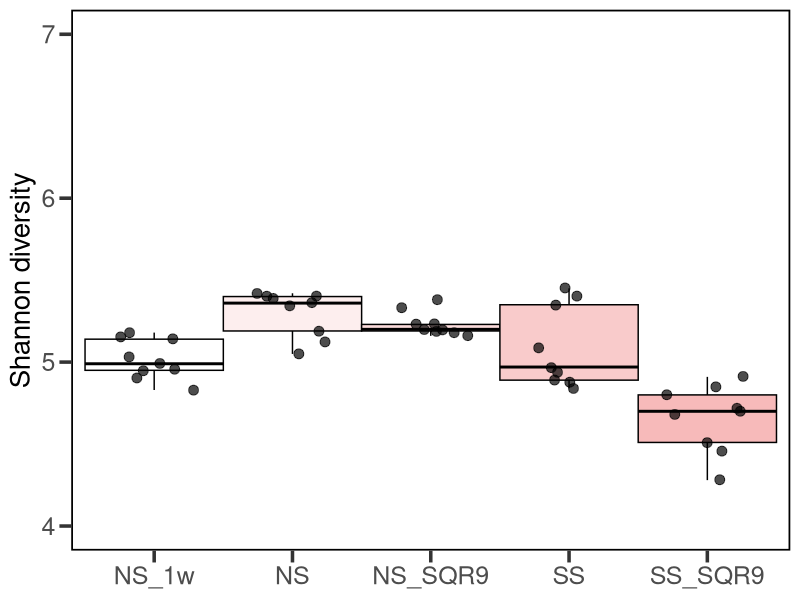

Write the R code that produced this figure.
# === Load required packages ===
library(here)
library(ggplot2)
library(dplyr)
library(ggpubr)

# === Import data ===
df <- read.csv("Figure 2/Shannon/Shannon_16S.csv")

# Preserve the order of factor levels
df$richness <- factor(df$richness, levels = unique(df$richness))

# # Color palette option 1: F7BABA tones
my_colors <- c("#ffffff", "#fdeeee", "#fbdcdc", "#f9cbcb", "#f7baba")


# === Plot boxplot without significance annotations ===
p <- ggplot(df, aes(x = richness, y = Shannon)) +
  geom_boxplot(aes(fill = richness), width = 1, outlier.shape = NA, color = "black") +
  geom_jitter(size = 3, alpha = 0.7, color = "black", width = 0.3) +
  scale_fill_manual(values = my_colors) +
  scale_color_manual(values = my_colors) +
  theme_bw(base_size = 14) +
  theme(
    legend.position = "none",
    axis.title.x = element_blank(),
    axis.title.y = element_text(size = 20, face = "plain"),
    axis.text = element_text(size = 18),
    panel.border = element_rect(color = "black", linewidth = 1.2, fill = NA),
    axis.ticks = element_line(linewidth = 1.2),
    axis.ticks.length = unit(0.3, "cm"),
    panel.grid.major = element_blank(),
    panel.grid.minor = element_blank()
  ) +
  labs(y = "Shannon diversity") +
  ylim(4, 7)

# === Save figure as PDF ===
# 检查根目录下是否有 output 文件夹，没有则创建一个
if (!dir.exists(here("output"))) {
  dir.create(here("output"), recursive = TRUE)
}

# 保存 PDF 到 根目录/output/ 文件夹中
ggsave(
  filename = here("output", "Shannon_16S.pdf"), 
  plot = p, 
  device = "pdf", 
  width = 8, 
  height = 6, 
  units = "in"
)

# 打印一条成功消息
message("图片已成功保存至: ", here("output", "Shannon_16S.pdf"))
